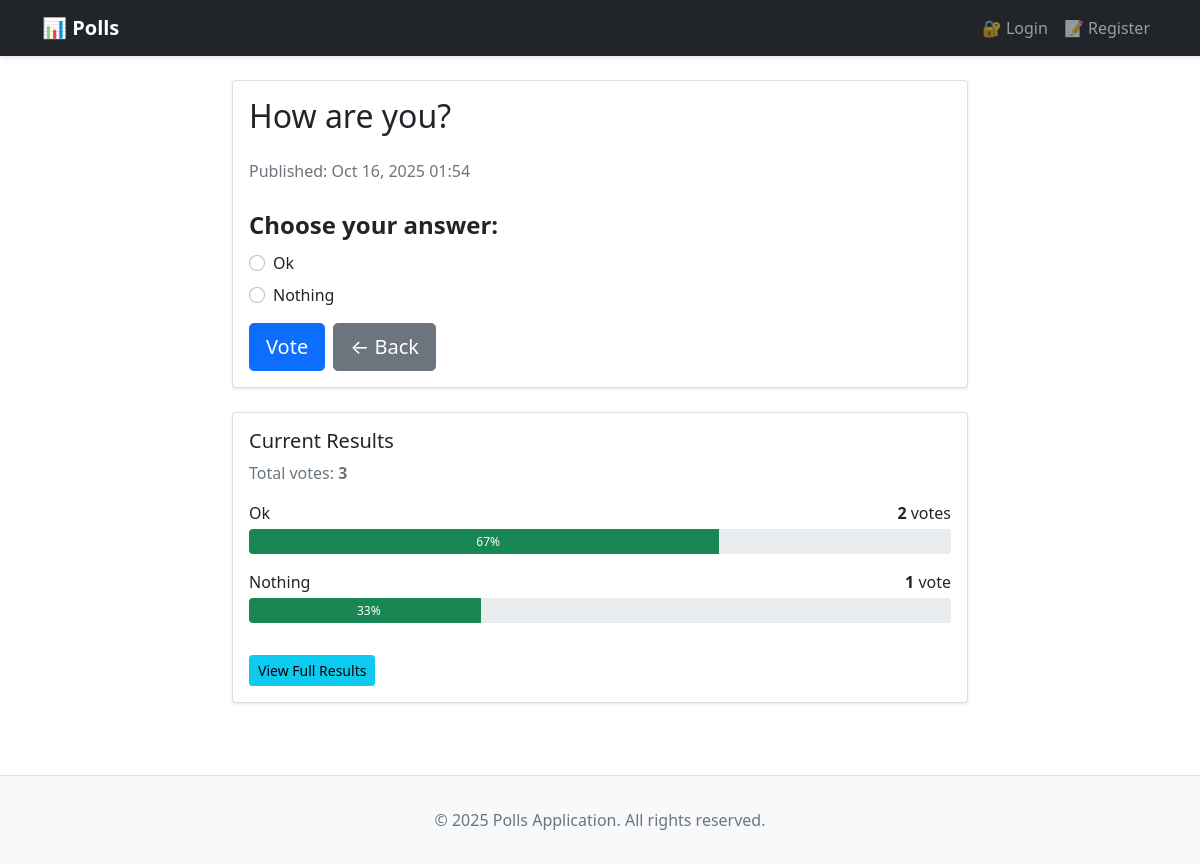
The app's page /polls/2/ with its own data.
### polls/models.py (models this page shows, shortened)
class Question(models.Model):
    question_text = models.CharField(max_length=200)
    pub_date = models.DateTimeField("date published")
    def get_total_votes(self):
        return sum(choice.votes for choice in self.choice_set.all())

class Choice(models.Model):
    question = models.ForeignKey(Question, on_delete=models.CASCADE)
    choice_text = models.CharField(max_length=200)
    votes = models.IntegerField(default=0)

### polls/views.py (the view)
# urls.py: path("<int:pk>/", views.DetailView.as_view(), name="detail"),
class DetailView(PollsBaseView, generic.DetailView):
    model = Question
    template_name = "polls/detail.html"
    def get_queryset(self):
        return Question.objects.filter(pub_date__lte=timezone.now())

### polls/views.py (called while the page is built)
    def get_slogan(self):
        return random.choice(self.slogans)

    def get_context_data(self, **kwargs):
        context = super().get_context_data(**kwargs)
        context['slogan'] = self.get_slogan()
        return context

### polls/templates/polls/detail.html (shortened to what this page needs)
{% extends "base.html" %}
{% block content %}
<div class="row justify-content-center">
    <div class="col-lg-8">
        <div class="card">
            <div class="card-body">
                <h2 class="card-title mb-4">{{ question.question_text }}</h2>
                <p class="text-muted mb-4">
                    Published: {{ question.pub_date|date:"M d, Y H:i" }}
                </p>
                <form action="{% url 'polls:vote' question.id %}" method="post" novalidate>
                    <fieldset>
                        <legend class="form-label">
                            <strong>Choose your answer:</strong>
                        </legend>
                        <div class="mb-3">
                            {% for choice in question.choice_set.all %}
                                <div class="form-check mb-2">
                                    <input
                                        class="form-check-input"
                                        type="radio"
                                        name="choice"
                                        id="choice{{ forloop.counter }}"
                                        value="{{ choice.id }}"
                                        required
                                    >
                                    <label class="form-check-label" for="choice{{ forloop.counter }}">
                                        {{ choice.choice_text }}
                                    </label>
                                </div>
                            {% endfor %}
                        </div>
                    </fieldset>
                    <div class="d-flex gap-2">
                        <button type="submit" class="btn btn-primary btn-lg">
                            Vote
                        </button>
                        <a href="{% url 'polls:index' %}" class="btn btn-secondary btn-lg">
                            ← Back
                        </a>
                    </div>
                </form>
            </div>
        </div>
        <div class="card mt-4">
            <div class="card-body">
                <h5 class="card-title">Current Results</h5>
                <p class="text-muted">Total votes: <strong>{{ question.get_total_votes }}</strong></p>
                {% for choice in question.choice_set.all %}
                    <div class="mb-3">
                        <div class="d-flex justify-content-between mb-1">
                            <span>{{ choice.choice_text }}</span>
                            <span><strong>{{ choice.votes }}</strong> vote{{ choice.votes|pluralize }}</span>
                        </div>
                        <div class="progress" style="height: 25px;">
                            {% if question.get_total_votes > 0 %}
                                {% widthratio choice.votes question.get_total_votes 100 as percentage %}
                                <div
                                    class="progress-bar bg-success"
                                    role="progressbar"
                                    style="width: {{ percentage }}%"
                                    aria-valuenow="{{ choice.votes }}"
                                    aria-valuemax="{{ question.get_total_votes }}"
                                >
                                    <span class="ps-2">{{ percentage }}%</span>
                                </div>
                            {% endif %}
                        </div>
                    </div>
                {% endfor %}
                <a href="{% url 'polls:results' question.id %}" class="btn btn-info btn-sm mt-3">
                    View Full Results
                </a>
            </div>
        </div>
    </div>
</div>
{% endblock %}

### templates/base.html (shortened to what this page needs)
    <!DOCTYPE html>
<html lang="en">
<head>
    <link href="https://cdn.jsdelivr.net/npm/bootstrap@5.1.3/dist/css/bootstrap.min.css" rel="stylesheet">
</head>
<body>
    <nav class="navbar navbar-expand-lg navbar-dark bg-dark">
        <div class="container">
            <a class="navbar-brand" href="{% url 'polls:index' %}">
                <strong>📊 Polls</strong>
            </a>
            <div class="collapse navbar-collapse" id="navbarNav">
                <ul class="navbar-nav ms-auto">
                    {% if user.is_authenticated %}
                        <li class="nav-item">
                            <span class="nav-link text-info">👤 {{ user.username }}</span>
                        </li>
                        {% if user.is_staff %}
                            <li class="nav-item">
                                <a class="nav-link" href="{% url 'polls:poll_new' %}">➕ Create Poll</a>
                            </li>
                            <li class="nav-item">
                                <a class="nav-link" href="/admin/">⚙️ Admin</a>
                            </li>
                        {% endif %}
                        <li class="nav-item">
                            <a class="nav-link" href="{% url 'polls:logout' %}">🚪 Logout</a>
                        </li>
                    {% else %}
                        <li class="nav-item">
                            <a class="nav-link" href="{% url 'polls:login' %}">🔐 Login</a>
                        </li>
                        <li class="nav-item">
                            <a class="nav-link" href="{% url 'polls:register' %}">📝 Register</a>
                        </li>
                    {% endif %}
                </ul>
            </div>
        </div>
    </nav>
    <main class="container mt-4 mb-4">
        {% block content %}{% endblock %}
    </main>
    <footer class="footer">
        <div class="container text-center">
            <p class="text-muted mb-0">&copy; {% now "Y" %} Polls Application. All rights reserved.</p>
        </div>
    </footer>
</body>
</html>

### templates/base.html (style rules this page uses)
body { display: flex; flex-direction: column; min-height: 100vh; }
.navbar { box-shadow: 0 2px 4px rgba(0,0,0,0.1); }
main { flex: 1; }
.footer { background-color: #f8f9fa; border-top: 1px solid #dee2e6; margin-top: 3rem; padding: 2rem 0; }
.card { box-shadow: 0 1px 3px rgba(0,0,0,0.1); }

### records on screen
Question: question_text "How are you?", pub_date "Oct 16, 2025 01:54", get_total_votes "3"
Choice: choice_text "Ok", votes "2", percentage "67"
Choice: choice_text "Nothing", votes "1", percentage "33"
